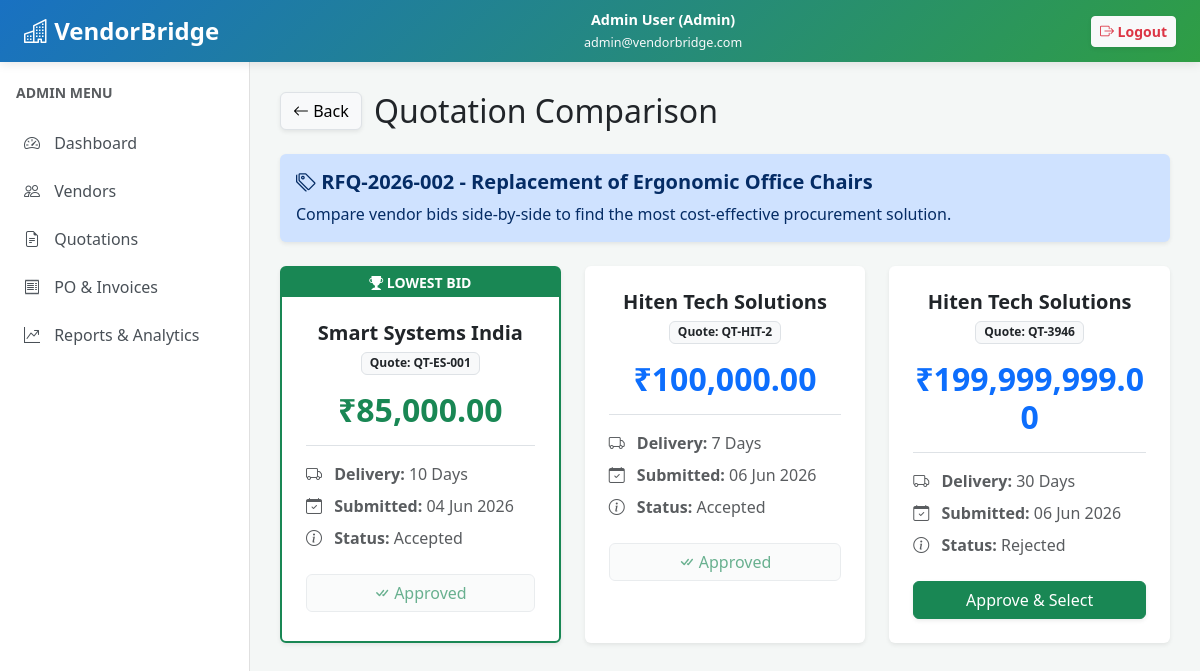
Page /admin/compare_quotations.php?rfq_id=2 (signed in) on the committed database.
### tables this page shows
CREATE TABLE `rfqs` (
  `rfq_id` int(11) NOT NULL,
  `rfq_number` varchar(50) NOT NULL,
  `title` varchar(255) NOT NULL,
  `description` text DEFAULT NULL,
  `created_by` int(11) NOT NULL,
  `deadline` datetime NOT NULL,
  `status` enum('Draft','Open','Closed','Approved','Rejected') DEFAULT 'Draft',
  `created_at` timestamp NOT NULL DEFAULT current_timestamp(),
  `updated_at` timestamp NOT NULL DEFAULT current_timestamp() ON UPDATE current_timestamp()
);

CREATE TABLE `quotations` (
  `quotation_id` int(11) NOT NULL,
  `rfq_id` int(11) NOT NULL,
  `vendor_id` int(11) NOT NULL,
  `quotation_number` varchar(50) NOT NULL,
  `submission_date` datetime DEFAULT current_timestamp(),
  `delivery_days` int(11) NOT NULL,
  `notes` text DEFAULT NULL,
  `total_amount` decimal(15,2) NOT NULL,
  `status` enum('Submitted','Revised','Accepted','Rejected') DEFAULT 'Submitted',
  `revised_at` datetime DEFAULT NULL
);

CREATE TABLE `vendors` (
  `vendor_id` int(11) NOT NULL,
  `category_id` int(11) NOT NULL,
  `company_name` varchar(200) NOT NULL,
  `gst_number` varchar(20) DEFAULT NULL,
  `contact_person` varchar(150) NOT NULL,
  `email` varchar(150) NOT NULL,
  `phone` varchar(20) NOT NULL,
  `address` text DEFAULT NULL,
  `city` varchar(100) DEFAULT NULL,
  `state` varchar(100) DEFAULT NULL,
  `country` varchar(100) DEFAULT 'India',
  `vendor_status` enum('Pending','Active','Inactive','Blacklisted') DEFAULT 'Pending',
  `registration_date` date DEFAULT NULL,
  `created_at` timestamp NOT NULL DEFAULT current_timestamp()
);

### admin/compare_quotations.php (the view)
<?php
include 'header.php';
$rfq_id = isset($_GET['rfq_id']) ? intval($_GET['rfq_id']) : 0;
$rfqResult = mysqli_query($conn, "SELECT * FROM rfqs WHERE rfq_id = $rfq_id");
$rfq = mysqli_fetch_assoc($rfqResult);
$quotesResult = mysqli_query($conn, "
    SELECT q.*, v.company_name, v.vendor_status
    FROM quotations q
    JOIN vendors v ON q.vendor_id = v.vendor_id
    WHERE q.rfq_id = $rfq_id
    ORDER BY q.total_amount ASC
");
?>
<div class="d-flex justify-content-between align-items-center mb-4">
    <div>
        <a href="quotations.php" class="btn btn-light border shadow-sm me-2"><i class="bi bi-arrow-left"></i> Back</a>
        <h2 class="d-inline-block align-middle mb-0">Quotation Comparison</h2>
    </div>
</div>
<div class="alert alert-primary border-0 shadow-sm mb-4">
    <h5 class="alert-heading fw-bold"><i class="bi bi-tags"></i> <?php echo htmlspecialchars($rfq['rfq_number']); ?> - <?php echo htmlspecialchars($rfq['title']); ?></h5>
    <p class="mb-0">Compare vendor bids side-by-side to find the most cost-effective procurement solution.</p>
</div>
<div class="row row-cols-1 row-cols-md-3 g-4">
    <?php
    $rank = 1;
    while ($q = mysqli_fetch_assoc($quotesResult)) {
        $isBestPrice = ($rank == 1) ? true : false;
    ?>
    <div class="col">
        <div class="card h-100 shadow-sm <?php echo $isBestPrice ? 'border-success border-2' : 'border-0'; ?>">
            <?php if ($isBestPrice): ?>
                <div class="bg-success text-white text-center py-1 fw-bold small text-uppercase">
                    <i class="bi bi-trophy-fill"></i> Lowest Bid
                </div>
            <?php endif; ?>
            <div class="card-body text-center p-4">
                <h5 class="fw-bold text-dark mb-1"><?php echo htmlspecialchars($q['company_name']); ?></h5>
                <span class="badge bg-light text-dark border mb-3">Quote: <?php echo htmlspecialchars($q['quotation_number']); ?></span>
                <h2 class="fw-bold <?php echo $isBestPrice ? 'text-success' : 'text-primary'; ?> mb-3">
                    ₹<?php echo number_format($q['total_amount'], 2); ?>
                </h2>
                <ul class="list-unstyled text-start mb-4 text-muted border-top pt-3">
                    <li class="mb-2"><i class="bi bi-truck me-2"></i> <strong>Delivery:</strong> <?php echo $q['delivery_days']; ?> Days</li>
                    <li class="mb-2"><i class="bi bi-calendar-check me-2"></i> <strong>Submitted:</strong> <?php echo date('d M Y', strtotime($q['submission_date'])); ?></li>
                    <li><i class="bi bi-info-circle me-2"></i> <strong>Status:</strong> <?php echo htmlspecialchars($q['status']); ?></li>
                </ul>
                <?php if ($q['status'] != 'Accepted'): ?>
                    <a href="approve_quotation.php?id=<?php echo $q['quotation_id']; ?>" class="btn btn-success w-100 shadow-sm" onclick="return confirm('Are you sure you want to approve this vendor?');">
                        Approve & Select
                    </a>
                <?php else: ?>
                    <button class="btn btn-light text-success border w-100 disabled"><i class="bi bi-check-all"></i> Approved</button>
                <?php endif; ?>
            </div>
        </div>
    </div>
    <?php
        $rank++;
    }
    ?>
</div>
<?php include 'footer.php'; ?>

### admin/header.php (style rules this page uses)
body { background-color: #f4f7f6; font-family: 'Segoe UI', Tahoma, Geneva, Verdana, sans-serif; }

### rows in the picture
rfqs: rfq_number "RFQ-2026-002", title "Replacement of Ergonomic Office Chairs"
quotations: shows "LOWEST BID", vendor.company_name "Smart Systems India", quotation_number "QT-ES-001", total_amount "85,000.00", delivery_days "10", submission_date "04 Jun 2026", status "Accepted", shows "Approved"
quotations: vendor.company_name "Hiten Tech Solutions", quotation_number "QT-HIT-2", total_amount "100,000.00", delivery_days "7", submission_date "06 Jun 2026", status "Accepted", shows "Approved"
quotations: vendor.company_name "Hiten Tech Solutions", quotation_number "QT-3946", total_amount "199,999,999.00", delivery_days "30", submission_date "06 Jun 2026", status "Rejected"

### other values in the picture
$user_name "Admin User"
$user_email "admin@vendorbridge.com"
